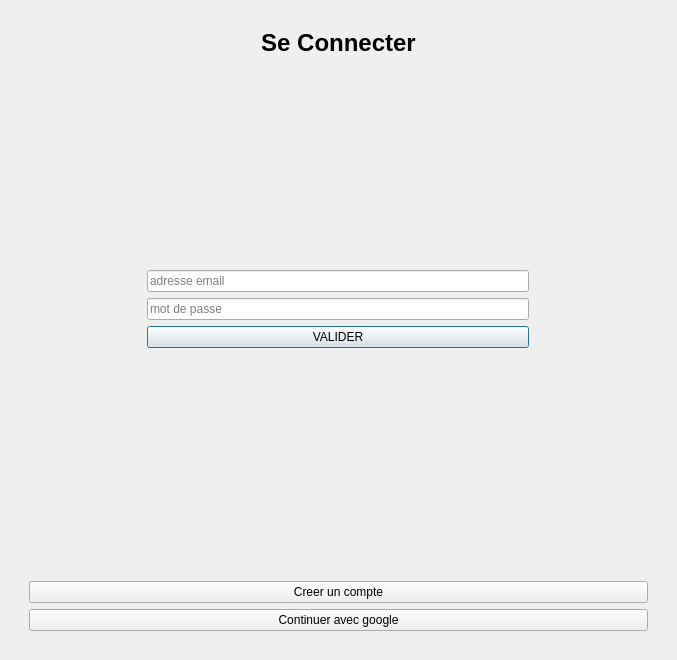
<?xml version="1.0" encoding="UTF-8"?>
<ui version="4.0">
 <class>auth</class>
 <widget class="QDialog" name="auth">
  <property name="geometry">
   <rect>
    <x>0</x>
    <y>0</y>
    <width>677</width>
    <height>660</height>
   </rect>
  </property>
  <property name="windowTitle">
   <string>Dialog</string>
  </property>
  <layout class="QVBoxLayout" name="verticalLayout_3">
   <item>
    <widget class="QCustomQStackedWidget" name="auth_pages">
     <widget class="QWidget" name="page_connexion">
      <layout class="QVBoxLayout" name="verticalLayout_4">
       <item>
        <widget class="QWidget" name="widget" native="true">
         <layout class="QHBoxLayout" name="horizontalLayout">
          <item>
           <widget class="QLabel" name="label">
            <property name="font">
             <font>
              <pointsize>18</pointsize>
              <weight>75</weight>
              <bold>true</bold>
             </font>
            </property>
            <property name="text">
             <string>Se Connecter</string>
            </property>
            <property name="alignment">
             <set>Qt::AlignCenter</set>
            </property>
           </widget>
          </item>
         </layout>
        </widget>
       </item>
       <item>
        <spacer name="verticalSpacer_2">
         <property name="orientation">
          <enum>Qt::Vertical</enum>
         </property>
         <property name="sizeHint" stdset="0">
          <size>
           <width>20</width>
           <height>40</height>
          </size>
         </property>
        </spacer>
       </item>
       <item>
        <widget class="QWidget" name="widget_3" native="true">
         <property name="minimumSize">
          <size>
           <width>400</width>
           <height>0</height>
          </size>
         </property>
         <property name="maximumSize">
          <size>
           <width>16777215</width>
           <height>16777215</height>
          </size>
         </property>
         <layout class="QHBoxLayout" name="horizontalLayout_2">
          <item>
           <widget class="QWidget" name="widget_4" native="true">
            <property name="maximumSize">
             <size>
              <width>400</width>
              <height>16777215</height>
             </size>
            </property>
            <layout class="QVBoxLayout" name="verticalLayout_2">
             <item>
              <widget class="QLineEdit" name="login_email">
               <property name="placeholderText">
                <string>adresse email</string>
               </property>
              </widget>
             </item>
             <item>
              <widget class="QLineEdit" name="login_password">
               <property name="placeholderText">
                <string>mot de passe</string>
               </property>
              </widget>
             </item>
             <item>
              <widget class="QPushButton" name="valider_connexion">
               <property name="text">
                <string>VALIDER</string>
               </property>
              </widget>
             </item>
             <item>
              <widget class="QLabel" name="error_login">
               <property name="styleSheet">
                <string notr="true">color:red;</string>
               </property>
               <property name="text">
                <string/>
               </property>
               <property name="alignment">
                <set>Qt::AlignCenter</set>
               </property>
              </widget>
             </item>
            </layout>
           </widget>
          </item>
         </layout>
        </widget>
       </item>
       <item>
        <spacer name="verticalSpacer">
         <property name="orientation">
          <enum>Qt::Vertical</enum>
         </property>
         <property name="sizeHint" stdset="0">
          <size>
           <width>20</width>
           <height>40</height>
          </size>
         </property>
        </spacer>
       </item>
       <item>
        <widget class="QWidget" name="widget_2" native="true">
         <layout class="QVBoxLayout" name="verticalLayout">
          <item>
           <widget class="QPushButton" name="link_inscription">
            <property name="text">
             <string>Creer un compte</string>
            </property>
           </widget>
          </item>
          <item>
           <widget class="QPushButton" name="pushButton_2">
            <property name="text">
             <string>Continuer avec google</string>
            </property>
            <property name="icon">
             <iconset resource="../Qss/icons/_icons.qrc">
              <normaloff>:/font_awesome/brands/icons/font_awesome/brands/google.png</normaloff>:/font_awesome/brands/icons/font_awesome/brands/google.png</iconset>
            </property>
           </widget>
          </item>
         </layout>
        </widget>
       </item>
      </layout>
     </widget>
     <widget class="QWidget" name="page_inscription">
      <layout class="QVBoxLayout" name="verticalLayout_5">
       <item>
        <widget class="QWidget" name="widget_5" native="true">
         <layout class="QHBoxLayout" name="horizontalLayout_3">
          <item>
           <widget class="QLabel" name="label_2">
            <property name="font">
             <font>
              <pointsize>18</pointsize>
              <weight>75</weight>
              <bold>true</bold>
             </font>
            </property>
            <property name="text">
             <string>INSCRIPTION</string>
            </property>
            <property name="alignment">
             <set>Qt::AlignCenter</set>
            </property>
           </widget>
          </item>
         </layout>
        </widget>
       </item>
       <item>
        <spacer name="verticalSpacer_4">
         <property name="orientation">
          <enum>Qt::Vertical</enum>
         </property>
         <property name="sizeHint" stdset="0">
          <size>
           <width>20</width>
           <height>40</height>
          </size>
         </property>
        </spacer>
       </item>
       <item>
        <widget class="QWidget" name="widget_6" native="true">
         <property name="maximumSize">
          <size>
           <width>16777215</width>
           <height>16777215</height>
          </size>
         </property>
         <layout class="QHBoxLayout" name="horizontalLayout_6">
          <item>
           <widget class="QWidget" name="widget_7" native="true">
            <property name="maximumSize">
             <size>
              <width>400</width>
              <height>16777215</height>
             </size>
            </property>
            <layout class="QVBoxLayout" name="verticalLayout_8">
             <item>
              <widget class="QWidget" name="widget_10" native="true">
               <layout class="QHBoxLayout" name="horizontalLayout_4">
                <item>
                 <widget class="QLineEdit" name="register_lastname">
                  <property name="text">
                   <string/>
                  </property>
                  <property name="placeholderText">
                   <string>votre nom</string>
                  </property>
                 </widget>
                </item>
                <item>
                 <widget class="QLineEdit" name="register_firstname">
                  <property name="placeholderText">
                   <string>votre prenom</string>
                  </property>
                 </widget>
                </item>
               </layout>
              </widget>
             </item>
             <item>
              <widget class="QLineEdit" name="register_email">
               <property name="placeholderText">
                <string>adresse email</string>
               </property>
              </widget>
             </item>
             <item>
              <widget class="QWidget" name="widget_8" native="true">
               <layout class="QHBoxLayout" name="horizontalLayout_5">
                <item>
                 <widget class="QLineEdit" name="register_password">
                  <property name="placeholderText">
                   <string>mot de passe</string>
                  </property>
                 </widget>
                </item>
                <item>
                 <widget class="QLineEdit" name="register_confirm">
                  <property name="placeholderText">
                   <string>confirmer</string>
                  </property>
                 </widget>
                </item>
               </layout>
              </widget>
             </item>
             <item>
              <widget class="QPushButton" name="valider_inscription">
               <property name="text">
                <string>valider</string>
               </property>
              </widget>
             </item>
             <item>
              <widget class="QLabel" name="error_register">
               <property name="enabled">
                <bool>true</bool>
               </property>
               <property name="styleSheet">
                <string notr="true">color:red;</string>
               </property>
               <property name="text">
                <string/>
               </property>
               <property name="alignment">
                <set>Qt::AlignCenter</set>
               </property>
              </widget>
             </item>
            </layout>
           </widget>
          </item>
         </layout>
        </widget>
       </item>
       <item>
        <spacer name="verticalSpacer_3">
         <property name="orientation">
          <enum>Qt::Vertical</enum>
         </property>
         <property name="sizeHint" stdset="0">
          <size>
           <width>20</width>
           <height>40</height>
          </size>
         </property>
        </spacer>
       </item>
       <item>
        <widget class="QWidget" name="widget_9" native="true">
         <layout class="QVBoxLayout" name="verticalLayout_7">
          <item>
           <widget class="QPushButton" name="link_connexion">
            <property name="text">
             <string>se connecter</string>
            </property>
           </widget>
          </item>
          <item>
           <widget class="QPushButton" name="pushButton_5">
            <property name="text">
             <string>continuer avec google</string>
            </property>
            <property name="icon">
             <iconset resource="../Qss/icons/_icons.qrc">
              <normaloff>:/font_awesome/brands/icons/font_awesome/brands/google.png</normaloff>:/font_awesome/brands/icons/font_awesome/brands/google.png</iconset>
            </property>
           </widget>
          </item>
         </layout>
        </widget>
       </item>
      </layout>
     </widget>
    </widget>
   </item>
  </layout>
 </widget>
 <customwidgets>
  <customwidget>
   <class>QCustomQStackedWidget</class>
   <extends>QStackedWidget</extends>
   <header>Custom_Widgets.QCustomQStackedWidget.h</header>
   <container>1</container>
  </customwidget>
 </customwidgets>
 <resources>
  <include location="../Qss/icons/_icons.qrc"/>
 </resources>
 <connections/>
</ui>
